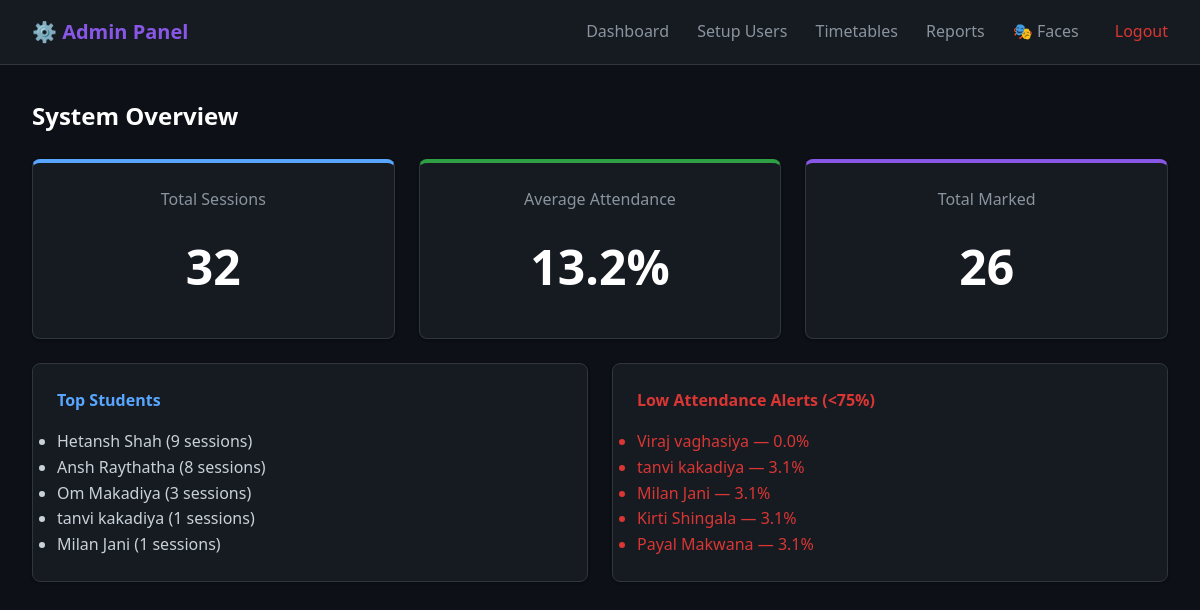
/admin (signed in), run on the app's committed database.
### tables this page shows
CREATE TABLE students (
                id INTEGER PRIMARY KEY AUTOINCREMENT,
                student_id TEXT UNIQUE NOT NULL,
                name TEXT NOT NULL,
                email TEXT UNIQUE NOT NULL,
                department TEXT NOT NULL,
                created_at TIMESTAMP DEFAULT CURRENT_TIMESTAMP,
                is_active BOOLEAN DEFAULT 1
            );

### app.py (the view)
    def wrap(*args, **kwargs):
        if not session.get("admin_logged_in"):
            return redirect(url_for("admin_login"))
        return f(*args, **kwargs)

### app.py (called while the page is built)
def admin_required(f):
    def wrap(*args, **kwargs):
        if not session.get("admin_logged_in"):
            return redirect(url_for("admin_login"))
        return f(*args, **kwargs)
    wrap.__name__ = f.__name__
    return wrap

@app.route("/admin")
@admin_required
def admin_dashboard():
    stats = analytics_service.get_system_statistics()
    return render_template("admin_dashboard.html", stats=stats)

### database.py (called while the page is built)
    def connect(self):
        self.conn = sqlite3.connect(DB_PATH)
        self.cursor = self.conn.cursor()

    def disconnect(self):
        if self.conn:
            self.conn.close()

### templates/admin_dashboard.html (shortened to what this page needs)
{% extends "admin_base.html" %}
{% block content %}
<h2>System Overview</h2>
<div class="grid-cards">
    <div class="stat-card stat-blue">
        <p>Total Sessions</p>
        <h3>{{ stats.total_sessions }}</h3>
    </div>
    <div class="stat-card stat-green">
        <p>Average Attendance</p>
        <h3>{{ stats.average_attendance|round(1) }}%</h3>
    </div>
    <div class="stat-card stat-purple">
        <p>Total Marked</p>
        <h3>{{ stats.total_marked }}</h3>
    </div>
</div>
<div class="grid-cards">
    <div class="stat-card" style="text-align: left;">
        <h4 style="color: var(--accent-blue);">Top Students</h4>
        <ul>
            {% for name, count in stats.top_students %}
                <li>{{ name }} ({{ count }} sessions)</li>
            {% else %}
                <li style="color: var(--text-muted);">No data yet</li>
            {% endfor %}
        </ul>
    </div>
    <div class="stat-card" style="text-align: left;">
        <h4 style="color: var(--accent-red);">Low Attendance Alerts (<75%)</h4>
        <ul>
            {% for name, rate in stats.low_attendance_students %}
                <li style="color: var(--accent-red);">{{ name }} — {{ rate|round(1) }}%</li>
            {% else %}
                <li style="color: var(--accent-green);">All good!</li>
            {% endfor %}
        </ul>
    </div>
</div>
{% endblock %}

### static/css/styles.css (style rules this page uses)
:root { --bg-primary: #0d1117; --bg-card: #161b22; --bg-hover: #1f2428; --border-color: #30363d; --text-primary: #c9d1d9; --text-muted: #8b949e; --accent-blue: #58a6ff; --accent-green: #2ea043; --accent-red: #da3633; --accent-gold: #d29922; --accent-purple: #8957e5; --shadow-sm: 0 1px 3px rgba(0,0,0,0.12), 0 1px 2px rgba(0,0,0,0.24); --shadow-md: 0 4px 6px rgba(0,0,0,0.3); --radius-md: 8px; --radius-lg: 12px; }
* { box-sizing: border-box; margin: 0; padding: 0; }
body { font-family: 'Segoe UI', system-ui, -apple-system, sans-serif; background-color: var(--bg-primary); color: var(--text-primary); line-height: 1.6; min-height: 100vh; display: flex; flex-direction: column; }
h1, h2, h3, h4 { color: white; font-weight: 600; margin-bottom: 1rem; }
h2 { font-size: 1.5rem; }
p { margin-bottom: 1rem; color: var(--text-muted); }
.grid-cards { display: grid; grid-template-columns: repeat(auto-fit, minmax(250px, 1fr)); gap: 1.5rem; margin-top: 1.5rem; }
.stat-card { background: var(--bg-card); padding: 1.5rem; border-radius: var(--radius-md); border: 1px solid var(--border-color); text-align: center; box-shadow: var(--shadow-sm); }
.stat-card h3 { font-size: 3rem; margin: 0.5rem 0; }
.stat-blue { color: var(--accent-blue); border-top: 4px solid var(--accent-blue); }
.stat-green { color: var(--accent-green); border-top: 4px solid var(--accent-green); }
.stat-purple { color: var(--accent-purple); border-top: 4px solid var(--accent-purple); }

### data on the page
students: name "Hetansh Shah", count "9"
students: name "Ansh Raythatha", count "8"
students: name "Om Makadiya", count "3"
students: name "tanvi kakadiya", is_active "1", rate "3.1"
students: name "Milan Jani", is_active "1", rate "3.1"
students: name "Viraj vaghasiya", rate "0.0"
students: name "Kirti Shingala", rate "3.1"
students: name "Payal Makwana", rate "3.1"

### other printed values
{{ stats.total_sessions }} "32"
{{ stats.average_attendance|round(1) }} "13.2"
{{ stats.total_marked }} "26"
